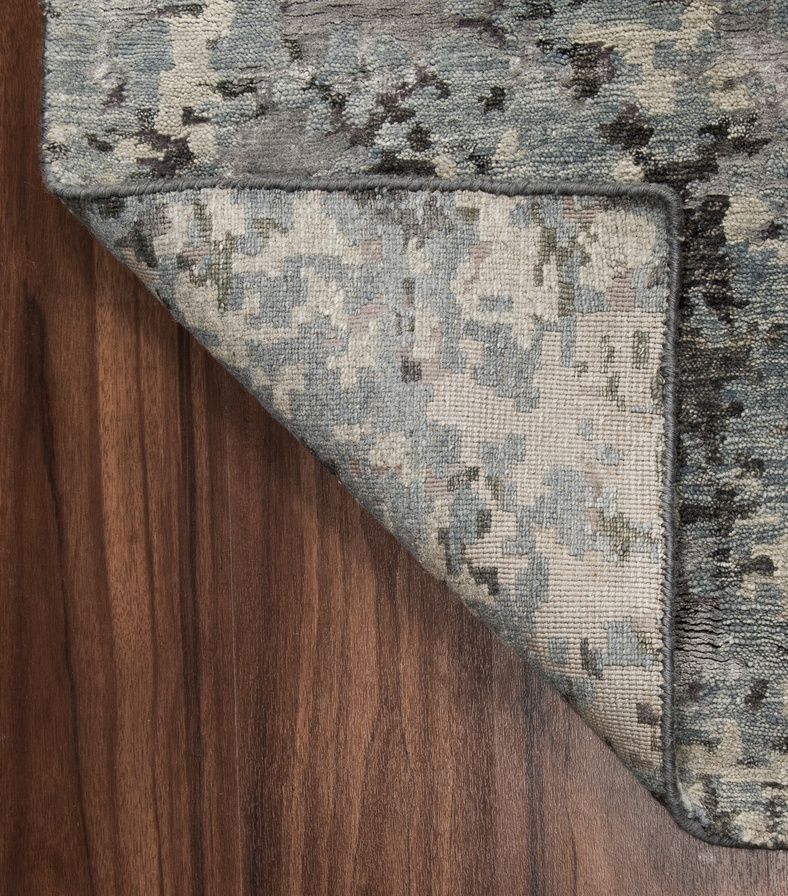
#> input picture data/training_images/06778-0001_06-Back.jpeg, 788 x 896 px, shrunk from 2430 x 2764 before the run; its folder holds only this picture in this run
$ python -i _classifier.py   (imports and definitions only)
#> lines starting #> are read from the running program, lines starting #| are printed output that depends on the picture
import os
from PIL import Image
import numpy as np


PURE_WHITE = 255
WHITE_PIXEL_TOLERANCE = 2

CORNER_DARK = 150
CORNER_DARK_PIXEL_TOLERANCE = 10


# of 1145px wide, left, top, right, bottom 45 should be white pixels
# 1/25 on left/right
# 1/17 on top/bottom

# NW, NE anchored white boxes proportions 1/4.5


# [18 lines left out: functions _get_top_border, _get_bottom_border, not called in this run]


def _get_left_border(image):
    width, height = image.size
    left = 0
    top = 0
    bottom = height
    right = float(width) / 25

    return image.crop((left, top, right, bottom))


# [38 lines left out: functions _get_right_border, _get_top_right_box, _get_top_left_box, _has_twin_white_top_corner_boxes, not called in this run]


def _image_is_corner_dark(image):
    return CORNER_DARK - np.average(image) <= CORNER_DARK_PIXEL_TOLERANCE


def _image_is_white(image):
    return PURE_WHITE - np.average(image) <= WHITE_PIXEL_TOLERANCE


def _has_white_1_25th_border(image):

    left = _average_color(_get_left_border(image))
    right = _average_color(_get_right_border(image))
    top = _average_color(_get_top_border(image))
    bottom = _average_color(_get_bottom_border(image))

    cumulative_average = np.average([left, right, top, bottom])

    left_is_white = _image_is_white(left)
    right_is_white = _image_is_white(right)
    top_is_white = _image_is_white(top)
    bottom_is_white = _image_is_white(bottom)
    cumulative_average_is_white = _image_is_white(cumulative_average)

    return all([
        left_is_white,
        right_is_white,
        top_is_white,
        bottom_is_white,
        cumulative_average_is_white,
    ])


# [34 lines left out: functions _average_color, _get_bottom_right_corner, _get_bottom_left_corner, not called in this run]


test_image_dir = '/Users/mbildner/workspace/image_labeler/examples/Finished Example/05110-0002/'


# [5 lines that did not run here, left out]

images = {
    "Over": [],
    "Angle": [],
    "Corner_Dark": [],
}

# [25 lines not run here, left out]

>>> import cv2
>>> picture = cv2.imread('data/training_images/06778-0001_06-Back.jpeg', cv2.IMREAD_GRAYSCALE)
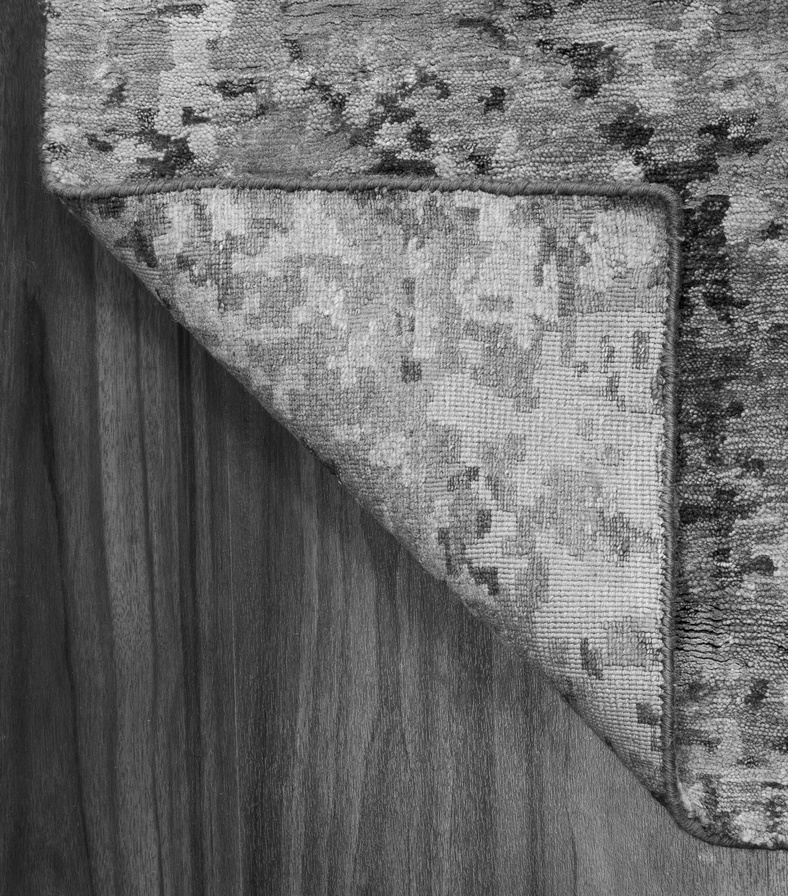
#> picture: shape (896, 788); min 0, max 251, mean 107.6
#> (the run stopped early here; a loop or call above may not have finished)

$ run again, on data/training_images/06834-0007_06-Back.jpeg
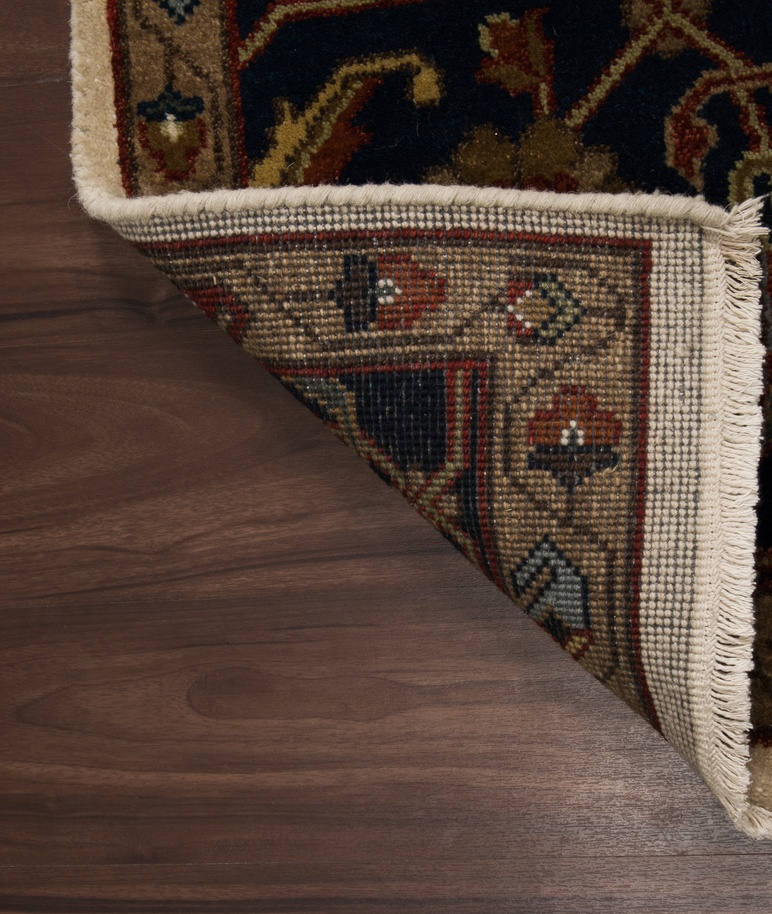
#> input picture data/training_images/06834-0007_06-Back.jpeg, 772 x 914 px, shrunk from 2508 x 2968 before the run
#> `picture = cv2.imread('data/training_images/06778-0001_06-Back.jpeg', c..`:
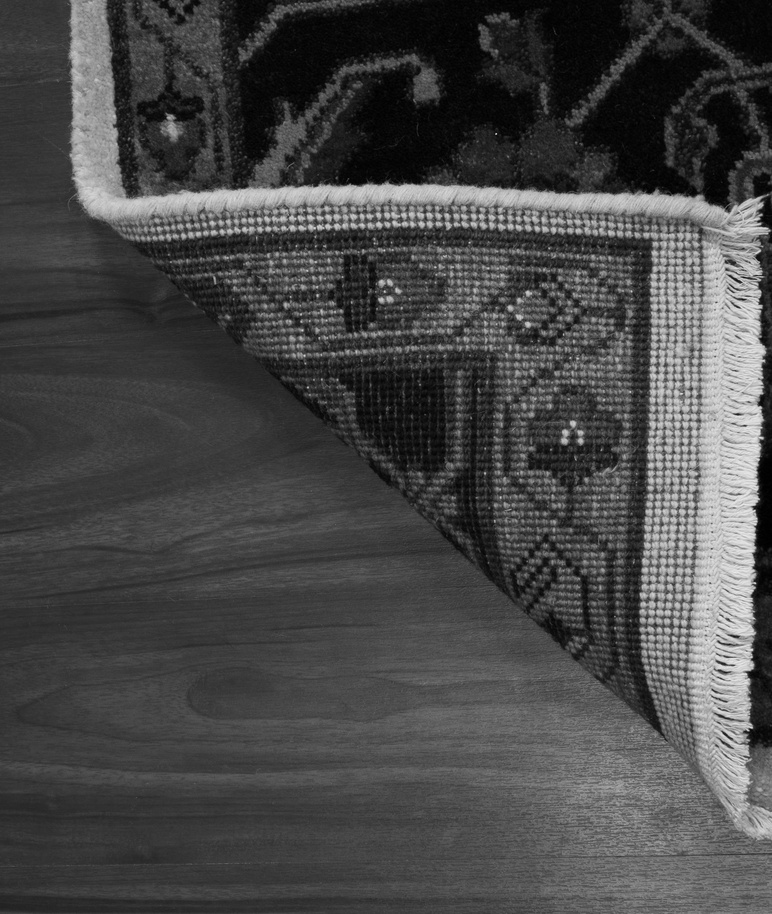
#> picture: shape (914, 772); min 0, max 237, mean 71.3

$ run again, on data/training_images/06865-0016_06-Back.jpeg
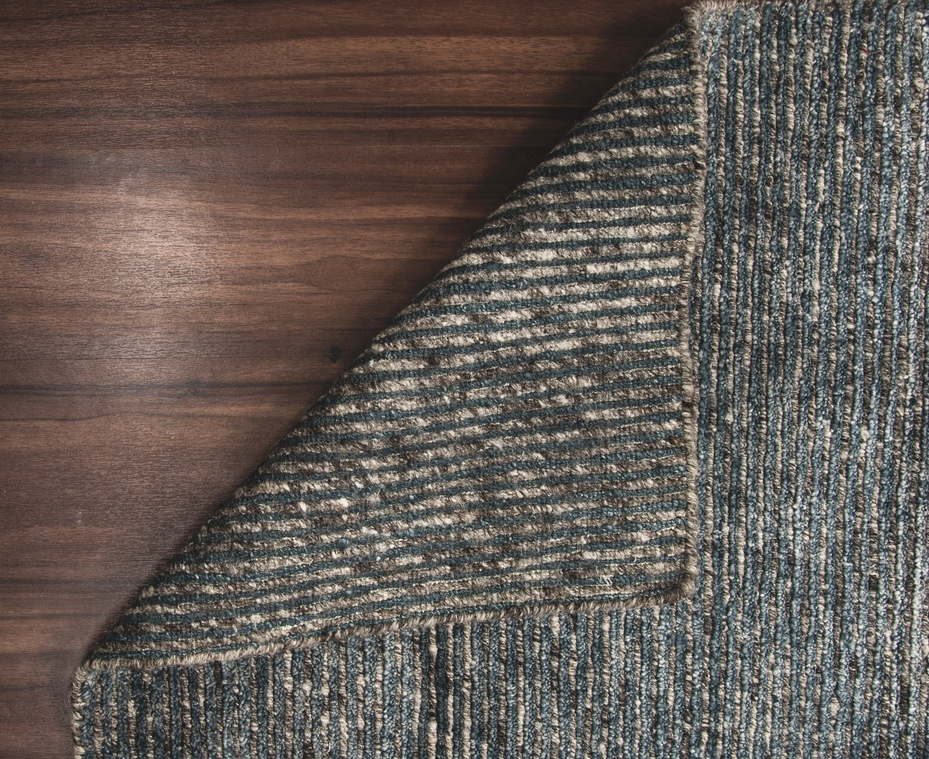
#> input picture data/training_images/06865-0016_06-Back.jpeg, 929 x 759 px, shrunk from 3173 x 2592 before the run
#> `picture = cv2.imread('data/training_images/06778-0001_06-Back.jpeg', c..`:
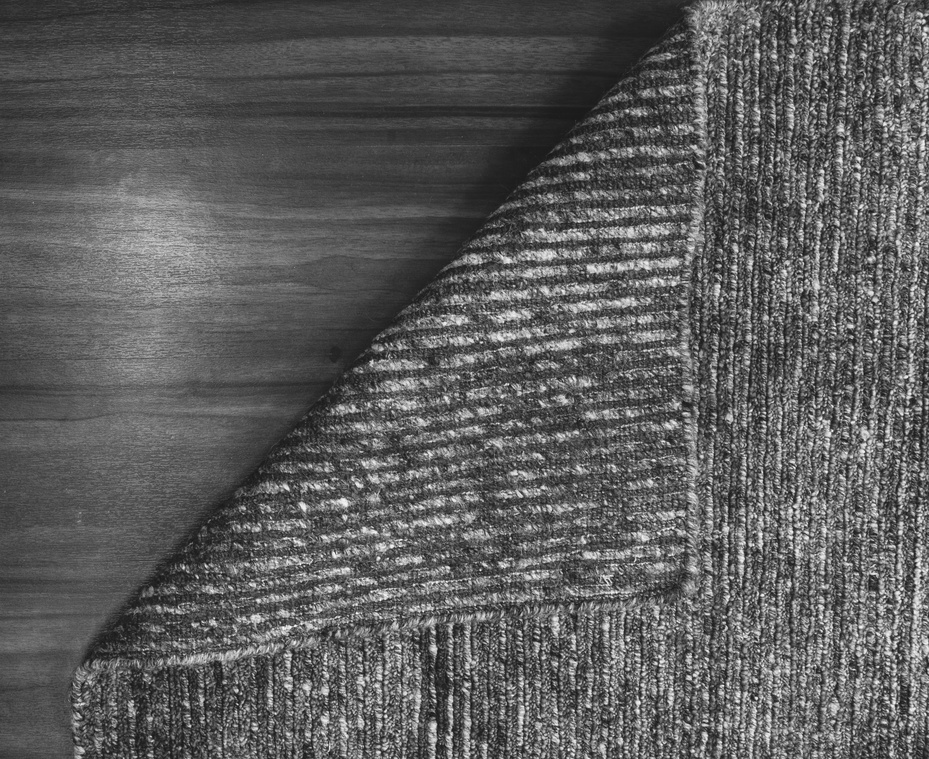
#> picture: shape (759, 929); min 18, max 255, mean 92.4

$ run again, on data/training_images/06875-0004_06-Back.jpeg
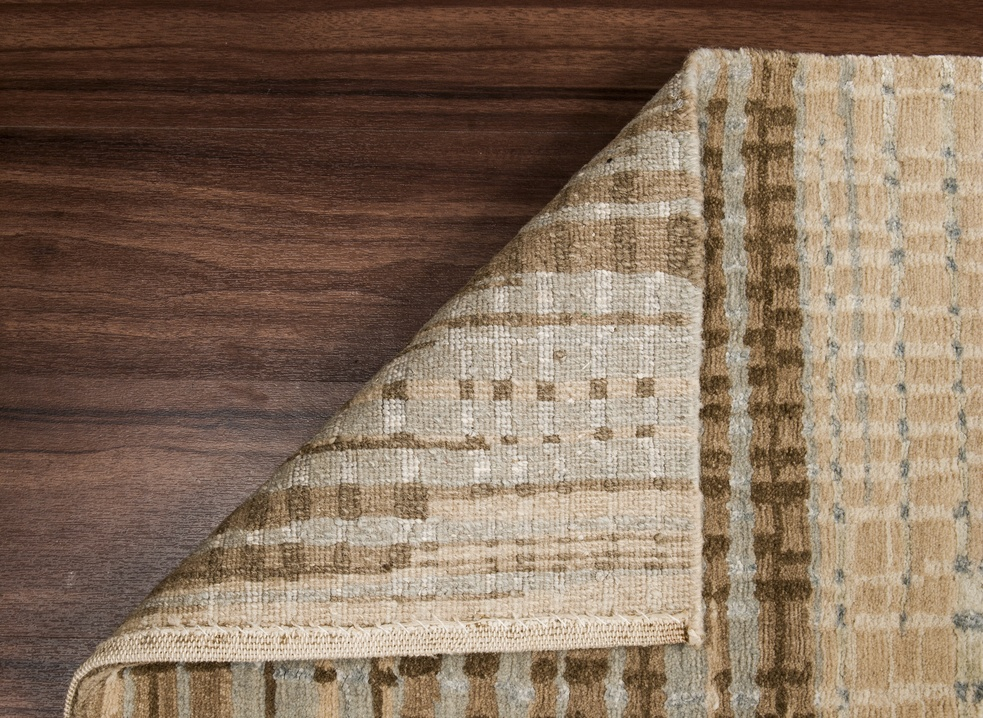
#> input picture data/training_images/06875-0004_06-Back.jpeg, 983 x 718 px, shrunk from 3541 x 2586 before the run
#> `picture = cv2.imread('data/training_images/06778-0001_06-Back.jpeg', c..`:
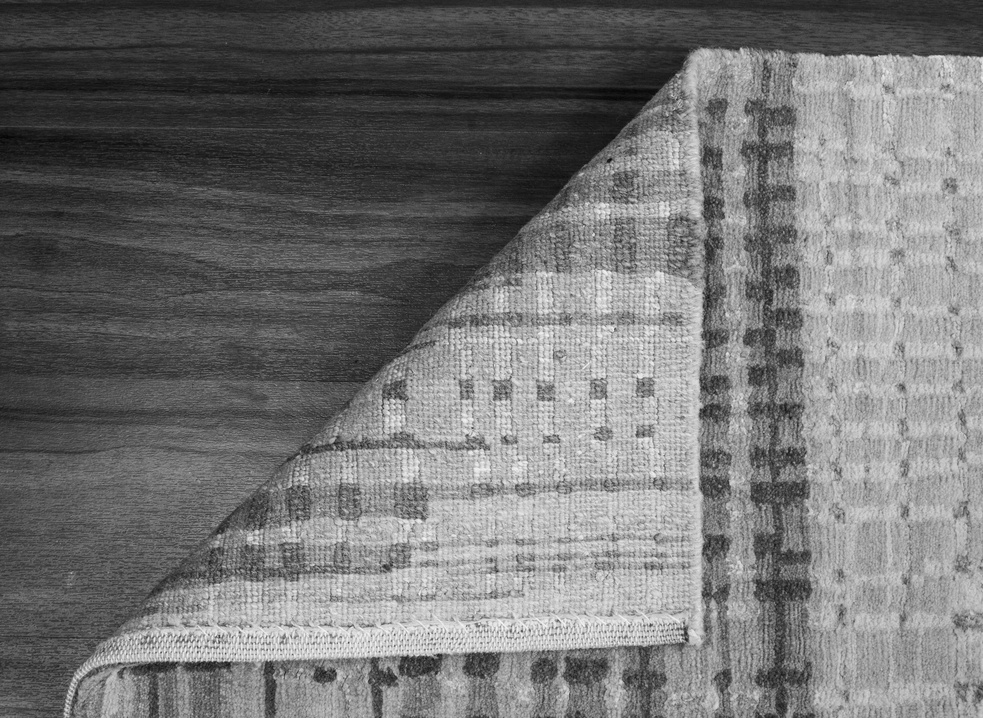
#> picture: shape (718, 983); min 4, max 248, mean 116.4
